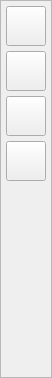
           <widget class="QFrame" name="frame_navigation">
            <property name="geometry">
             <rect>
              <x>-4</x>
              <y>42</y>
              <width>50</width>
              <height>378</height>
             </rect>
            </property>
            <property name="maximumSize">
             <size>
              <width>50</width>
              <height>16777215</height>
             </size>
            </property>
            <property name="frameShape">
             <enum>QFrame::StyledPanel</enum>
            </property>
            <property name="frameShadow">
             <enum>QFrame::Raised</enum>
            </property>
            <layout class="QVBoxLayout" name="verticalLayout_2">
             <property name="spacing">
              <number>5</number>
             </property>
             <property name="leftMargin">
              <number>5</number>
             </property>
             <property name="topMargin">
              <number>5</number>
             </property>
             <property name="rightMargin">
              <number>5</number>
             </property>
             <property name="bottomMargin">
              <number>5</number>
             </property>
             <item>
              <widget class="QPushButton" name="btn_nav_camera">
               <property name="minimumSize">
                <size>
                 <width>40</width>
                 <height>40</height>
                </size>
               </property>
               <property name="styleSheet">
                <string notr="true"/>
               </property>
               <property name="text">
                <string/>
               </property>
               <property name="icon">
                <iconset>
                 <normaloff>../../../images/svg_icons/icon_camera.svg</normaloff>../../../images/svg_icons/icon_camera.svg</iconset>
               </property>
               <property name="iconSize">
                <size>
                 <width>27</width>
                 <height>27</height>
                </size>
               </property>
              </widget>
             </item>
             <item>
              <widget class="QPushButton" name="btn_nav_edit">
               <property name="minimumSize">
                <size>
                 <width>40</width>
                 <height>40</height>
                </size>
               </property>
               <property name="text">
                <string/>
               </property>
               <property name="icon">
                <iconset>
                 <normaloff>../../../images/svg_icons/icon_edit_text.svg</normaloff>../../../images/svg_icons/icon_edit_text.svg</iconset>
               </property>
               <property name="iconSize">
                <size>
                 <width>27</width>
                 <height>27</height>
                </size>
               </property>
              </widget>
             </item>
             <item>
              <widget class="QPushButton" name="btn_nav_key">
               <property name="minimumSize">
                <size>
                 <width>40</width>
                 <height>40</height>
                </size>
               </property>
               <property name="text">
                <string/>
               </property>
               <property name="icon">
                <iconset>
                 <normaloff>../../../images/svg_icons/icon_key.svg</normaloff>../../../images/svg_icons/icon_key.svg</iconset>
               </property>
               <property name="iconSize">
                <size>
                 <width>27</width>
                 <height>27</height>
                </size>
               </property>
              </widget>
             </item>
             <item>
              <widget class="QPushButton" name="btn_nav_info">
               <property name="minimumSize">
                <size>
                 <width>40</width>
                 <height>40</height>
                </size>
               </property>
               <property name="text">
                <string/>
               </property>
               <property name="icon">
                <iconset>
                 <normaloff>../../../images/svg_icons/icon_info_2.svg</normaloff>../../../images/svg_icons/icon_info_2.svg</iconset>
               </property>
               <property name="iconSize">
                <size>
                 <width>28</width>
                 <height>28</height>
                </size>
               </property>
              </widget>
             </item>
             <item>
              <spacer name="verticalSpacer">
               <property name="orientation">
                <enum>Qt::Vertical</enum>
               </property>
               <property name="sizeHint" stdset="0">
                <size>
                 <width>20</width>
                 <height>250</height>
                </size>
               </property>
              </spacer>
             </item>
            </layout>
           </widget>
